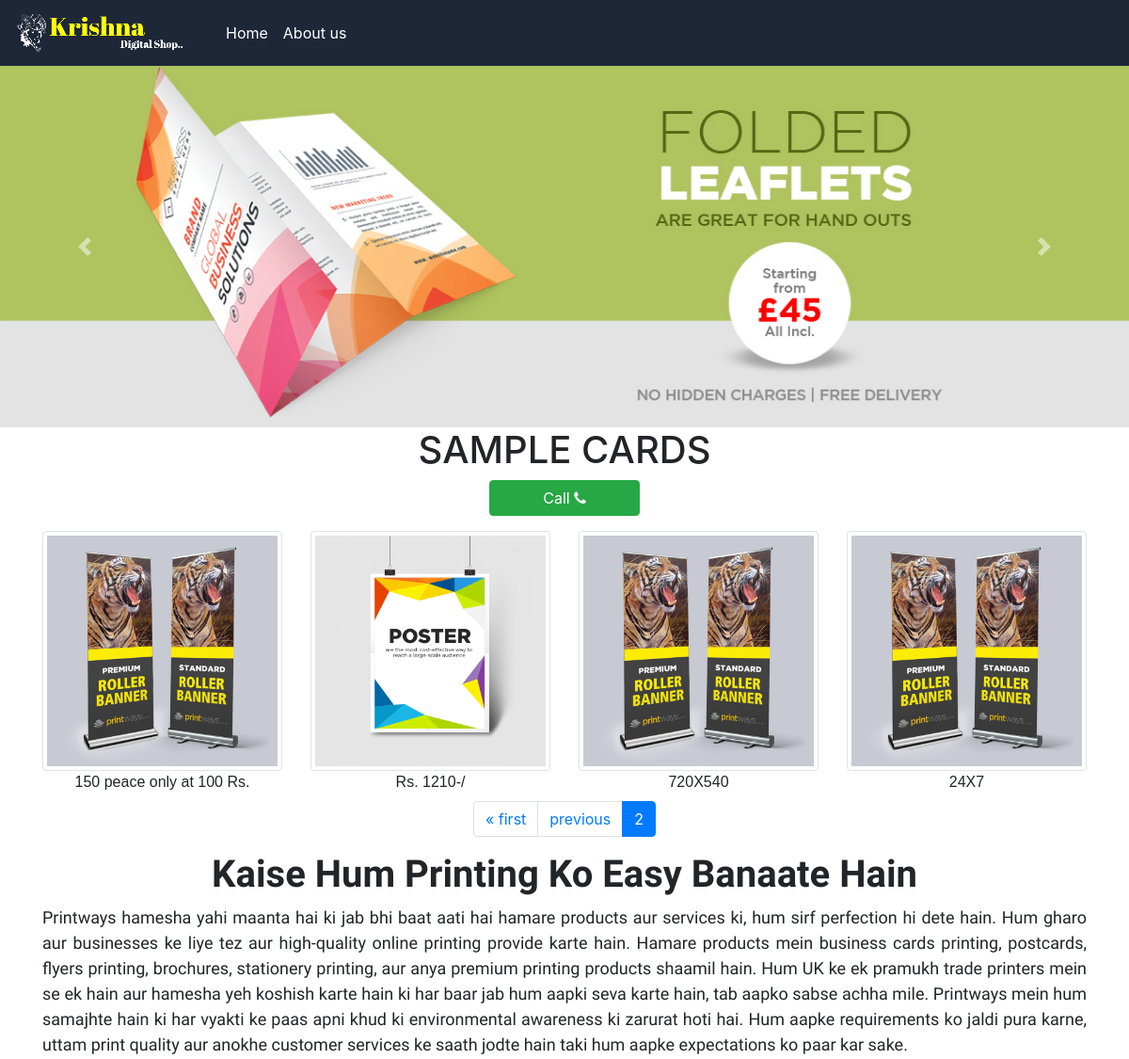
Page /?page=2 (upper part) on the earlier database version.
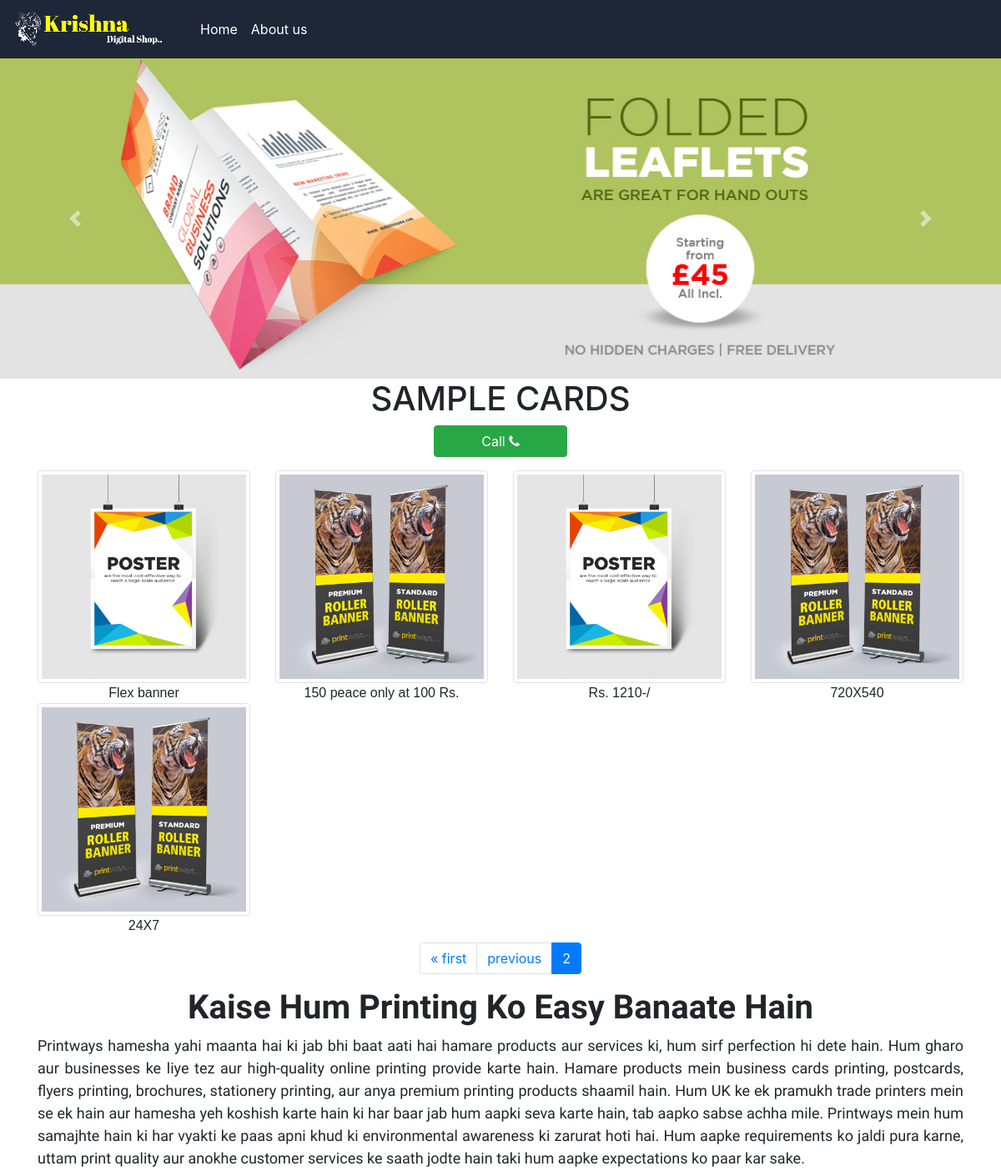
Same page on the later database version.
### homeapp/models.py (models this page shows)
class CardProduct(models.Model):
    title=models.CharField(max_length=50)
    image=models.ImageField(upload_to='static/image/card/')

### homeapp/views.py (the view)
# urls.py: 2. Add a URL to urlpatterns:  path('', views.home, name='home')
def home(request):
    cards=CardProduct.objects.all().order_by('?')
    banners=Banner.objects.all()
    paginator =Paginator(cards,8)
    page_number = request.GET.get("page")
    page_obj = paginator .get_page(page_number)
    context={
        'cards':cards,
        'banners':banners,
        'page_obj':page_obj
    }
    return render(request,'homeapp/home.html',context)

### templates/homeapp/home.html (shortened to what this page needs)
{% extends 'homeapp/base.html' %}
{% block bodyblock %}
<div>
    <div id="carouselExampleControls" class="carousel slide" data-ride="carousel">
        <div class="carousel-inner">
            <div class="carousel-item active">
                <img src="/static/image/slider/banner.jpg" class="d-block w-100" alt="banner image">
            </div>
        </div>
        <button class="carousel-control-prev" type="button" data-target="#carouselExampleControls" data-slide="prev">
            <span class="carousel-control-prev-icon" aria-hidden="true"></span>
        </button>
        <button class="carousel-control-next" type="button" data-target="#carouselExampleControls" data-slide="next">
            <span class="carousel-control-next-icon" aria-hidden="true"></span>
        </button>
    </div>
</div>
<div align="center">
    <h1>SAMPLE CARDS</h1>
        <a href="tel:6387217378" class="btn btn-success mb-2 " style="width: 10rem;">Call
            <i class="fa fa-phone"></i>
        </a>
</div>
<div class="container">
    <div class="row my-2">
        {% for card in page_obj %}
        <div class="col-sm-3 ">
            <img src="{{card.image.url}}" class="img-thumbnail" alt="no card">
            <div align="center">
                <p class="card-text ">{{card.title}} </p>
            </div>
        </div>
        {% endfor %}
    </div>
    <nav aria-label="Page navigation example">
        <ul class="pagination justify-content-center">
            {% if page_obj.has_previous %}
            <li class="page-item">
                <a class="page-link" href="?page=1">&laquo; first</a>
            </li>
            <li class="page-item">
                <a class="page-link " href="?page={{ page_obj.previous_page_number }}">previous</a>
            </li>
            {% endif %}
            <li class="page-item active" aria-current="page">
                <a class="page-link" href="">{{ page_obj.number }}
                </a>
            </li>
        </ul>
    </nav>
</div>
<div class=" container ">
    <h1 style="font-family:'Ubuntu', sans-serif; text-align: center; font-weight: bold;">Kaise Hum Printing Ko Easy Banaate Hain</h1>
    <p style="font-family:'Ubuntu', sans-serif; font-size: 18px; text-align: justify;">
        Printways hamesha yahi maanta hai ki jab bhi baat aati hai hamare
        products aur services ki, hum sirf
        perfection hi dete hain. Hum gharo aur businesses ke liye tez aur high-quality online printing provide karte
        hain. Hamare products mein business cards printing, postcards, flyers printing, brochures, stationery
        printing, aur anya premium printing products shaamil hain. Hum UK ke ek pramukh trade printers mein se ek
        hain aur hamesha yeh koshish karte hain ki har baar jab hum aapki seva karte hain, tab aapko sabse achha
        mile.
        Printways mein hum samajhte hain ki har vyakti ke paas apni khud ki environmental awareness ki zarurat hoti
        hai. Hum aapke requirements ko jaldi pura karne, uttam print quality aur anokhe customer services ke saath
        jodte hain taki hum aapke expectations ko paar kar sake.</p>
</div>
{% endblock %}

### templates/homeapp/base.html (shortened to what this page needs)
<!DOCTYPE html>
<html lang="en">
<head>
    <link rel="stylesheet" href="https://cdn.jsdelivr.net/npm/bootstrap@4.6.2/dist/css/bootstrap.min.css"
>
    <link rel="stylesheet" href="https://cdnjs.cloudflare.com/ajax/libs/font-awesome/4.7.0/css/font-awesome.min.css">
</head>
<body>
    <nav class="navbar sticky-top navbar-expand-lg navbar-light" style="background-color: rgb(30, 39, 56)">
        <a class="navbar-brand" >
            <img src="/static/image/logo.png" width="200" height="44" alt="">
        </a>
        <div class="collapse navbar-collapse" id="navbarSupportedContent">
            <ul class="navbar-nav mr-auto">
                <li class="nav-item">
                    <a class="nav-link" href="/">Home <span class="sr-only">(current)</span></a>
                </li>
                <li class="nav-item">
                    <a class="nav-link" href="/aboutus">About us</a>
                </li>
            </ul>
        </div>
    </nav>
    {% block bodyblock %}
    {% endblock %}
</body>
</html>

### templates/homeapp/base.html (style rules this page uses)
.navbar-light .navbar-nav .nav-item .nav-link { color: white; }
p { font-family: Verdana, Geneva, Tahoma, sans-serif; }

Differences in the rows shown:
added CardProduct: image (picture), title "Flex banner"
